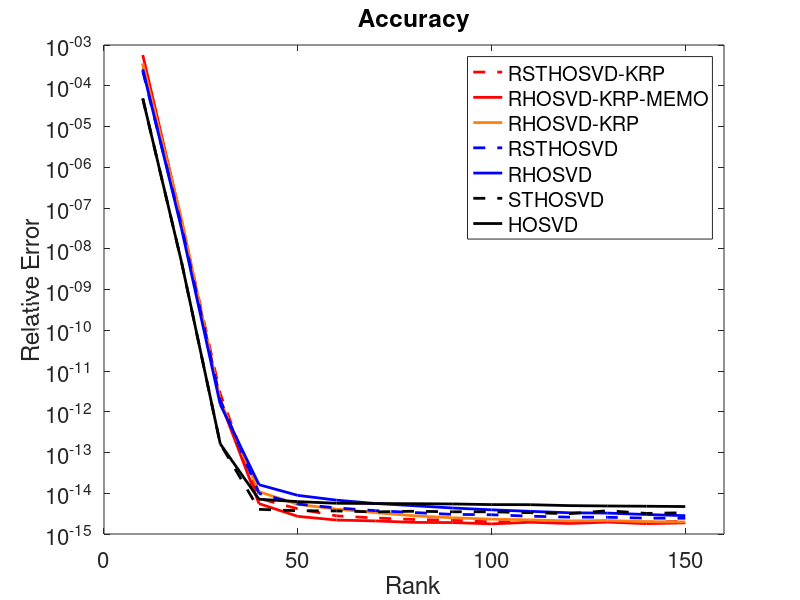

Write MATLAB code to recreate this figure. (Note: this script raises an error after producing the figure.)
clc
clear all
close all

load("Cauchy_relative_error_250_2.mat")

figure;
plot(ranks(1:end), mean(err_rsthosvd_krp(1:end,:),2), '--r', 'LineWidth', 2, 'DisplayName', 'RSTHOSVD-KRP'); hold on
plot(ranks(1:end), mean(err_rhosvd_krp_memo(1:end,:),2), '-r','LineWidth', 2, 'DisplayName', 'RHOSVD-KRP-MEMO'); 
plot(ranks(1:end), mean(err_rhosvd_krp(1:end,:),2), '-','Color', '#ff7f0e', 'LineWidth', 2, 'DisplayName', 'RHOSVD-KRP'); 
plot(ranks(1:end), mean(err_rsthosvd(1:end,:),2),'--b', 'LineWidth', 2, 'DisplayName', 'RSTHOSVD');
plot(ranks(1:end), mean(err_rhosvd(1:end,:),2), '-b', 'LineWidth', 2, 'DisplayName', 'RHOSVD');
plot(ranks(1:end), mean(err_sthosvd(1:end,:),2), '--k', 'LineWidth', 2, 'DisplayName', 'STHOSVD');
plot(ranks(1:end), mean(err_hosvd(1:end,:),2), '-k','LineWidth', 2, 'DisplayName', 'HOSVD');


% Add labels, legend, title
legend('Location', 'northeast');
xlabel('Rank');
xticks([0,50,100,150])
ylabel('Relative Error');
set(gca, 'YScale', 'log'); 
set(gca, 'FontSize', 16);
title('Accuracy')
ylim([1e-16 max(err_rhosvd_krp_memo, [],'all')*1.5]);   % Set y-axis from 0 to 10

print(gcf, 'Fig_2.png', '-dpng', '-r300')
% print(gcf, 'Fig_2.pdf', '-dpng', '-r300')
